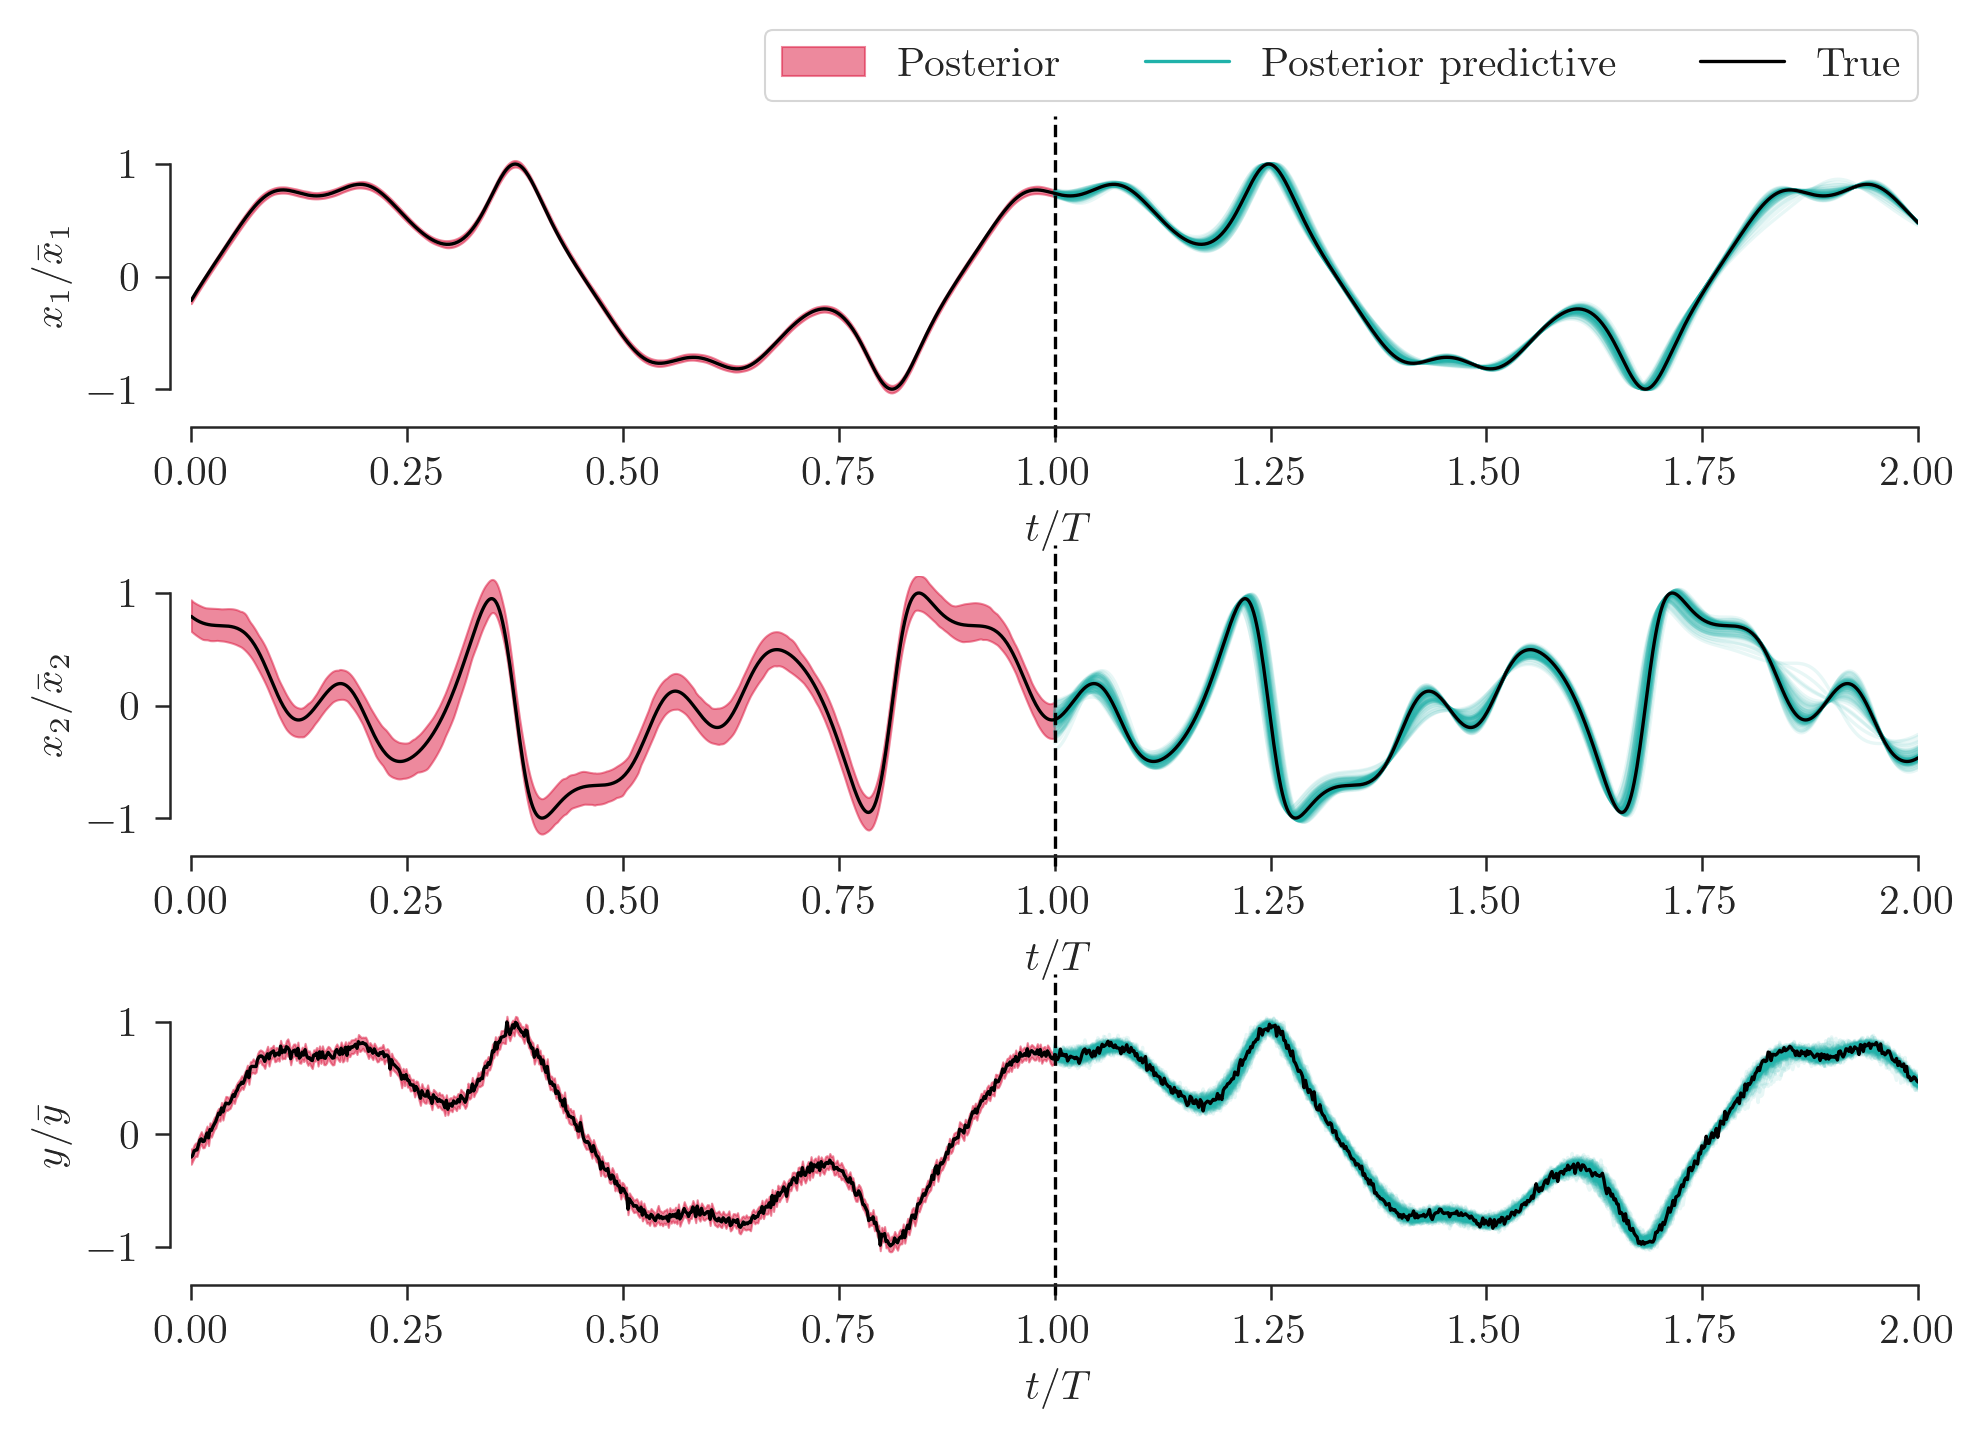

The Python source for this figure:
"""Reproduces the layout of Hao thesis Fig. 3.11 on synthetic Duffing data (no inference is run)."""
from pathlib import Path

import numpy as np
from scipy.integrate import solve_ivp

import labfigs as lf

DELTA, ALPHA, RHO, GAMMA, OMEGA = 0.3, -1.0, 1.0, 0.37, 1.2
T, N, DRAWS, SIGMA_Y = 30.0, 600, 100, 0.04
rng = np.random.default_rng(0)


def duffing(t, x, scale=1.0):
    return [x[1], scale * (-DELTA * x[1] - ALPHA * x[0] - RHO * x[0] ** 3) + GAMMA * np.cos(OMEGA * t)]


def smooth_noise(t, size):
    freq = rng.uniform(0.2, 1.5, (DRAWS, 4, 1))
    phase = rng.uniform(0, 2 * np.pi, (DRAWS, 4, 1))
    amp = rng.normal(size=(DRAWS, 4, 1))
    return size * (amp * np.sin(freq * t + phase)).sum(1) / 2


t_all = np.linspace(100, 100 + 2 * T, 2 * N - 1)
t_obs, t_new = t_all[:N], t_all[N - 1:]
true = solve_ivp(duffing, (0, t_all[-1]), [1.0, 0.0], t_eval=t_all, rtol=1e-9, atol=1e-9).y
true = np.vstack([true, true[0] + SIGMA_Y * rng.normal(size=t_all.size)])
unit = np.abs(true).max(axis=1, keepdims=True)

widths = np.array([0.03, 0.09, 0.03])[:, None, None]
post = true[:, None, :N] + np.stack([smooth_noise(t_obs, 1.0) for _ in range(3)]) * widths
post[2] += SIGMA_Y * rng.normal(size=(DRAWS, N))

pred = np.empty((3, DRAWS, N))
for k in range(DRAWS):
    start = post[:2, k, -1]
    sol = solve_ivp(duffing, (t_new[0], t_new[-1]), start, t_eval=t_new, args=(1 + 0.03 * rng.normal(),), rtol=1e-8)
    pred[:2, k] = sol.y
    pred[2, k] = sol.y[0] + SIGMA_Y * rng.normal(size=N)

lf.use()
fig, axes = lf.subplots(3, 1, aspect=0.24)
labels = [r"$x_1/\bar{x}_1$", r"$x_2/\bar{x}_2$", r"$y/\bar{y}$"]
tau_obs, tau_new, tau_all = (t_obs - 100) / T, (t_new - 100) / T, (t_all - 100) / T
for i, ax in enumerate(axes):
    lf.band(ax, tau_obs, post[i] / unit[i], label="Posterior")
    lf.paths(ax, tau_new, pred[i] / unit[i], level=None, label="Posterior predictive")
    ax.plot(tau_all, true[i] / unit[i], color=lf.TRUE, label="True")
    lf.split(ax, 1.0)
    ax.set(xlim=(0, 2), xticks=np.arange(0, 2.01, 0.25), yticks=[-1, 0, 1], ylim=(-1.15, 1.15),
           xlabel=r"$t/T$", ylabel=labels[i])
lf.legend_above(axes[0])

out = lf.save(fig, Path(__file__).parent / "duffing_311")
assert out.with_suffix(".pdf").stat().st_size > 0 and out.with_suffix(".png").stat().st_size > 0
print("wrote", out.with_suffix(".png"))
